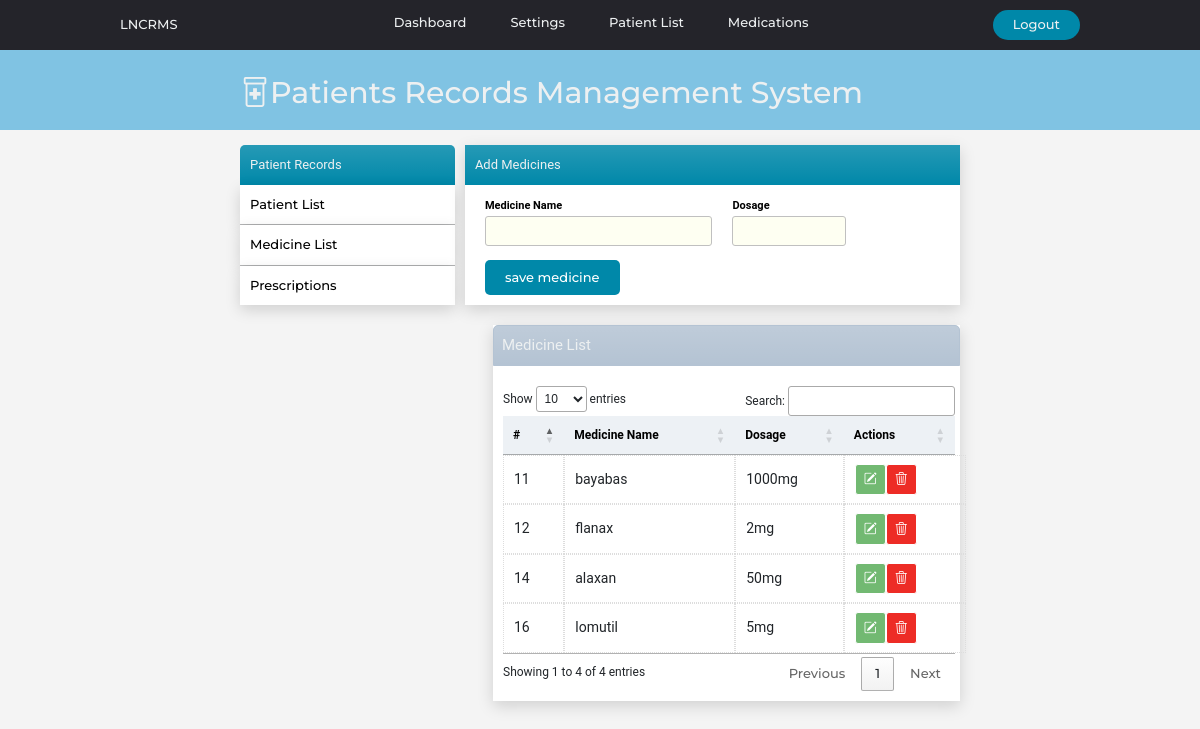
Page /medications/ on the earlier database version.
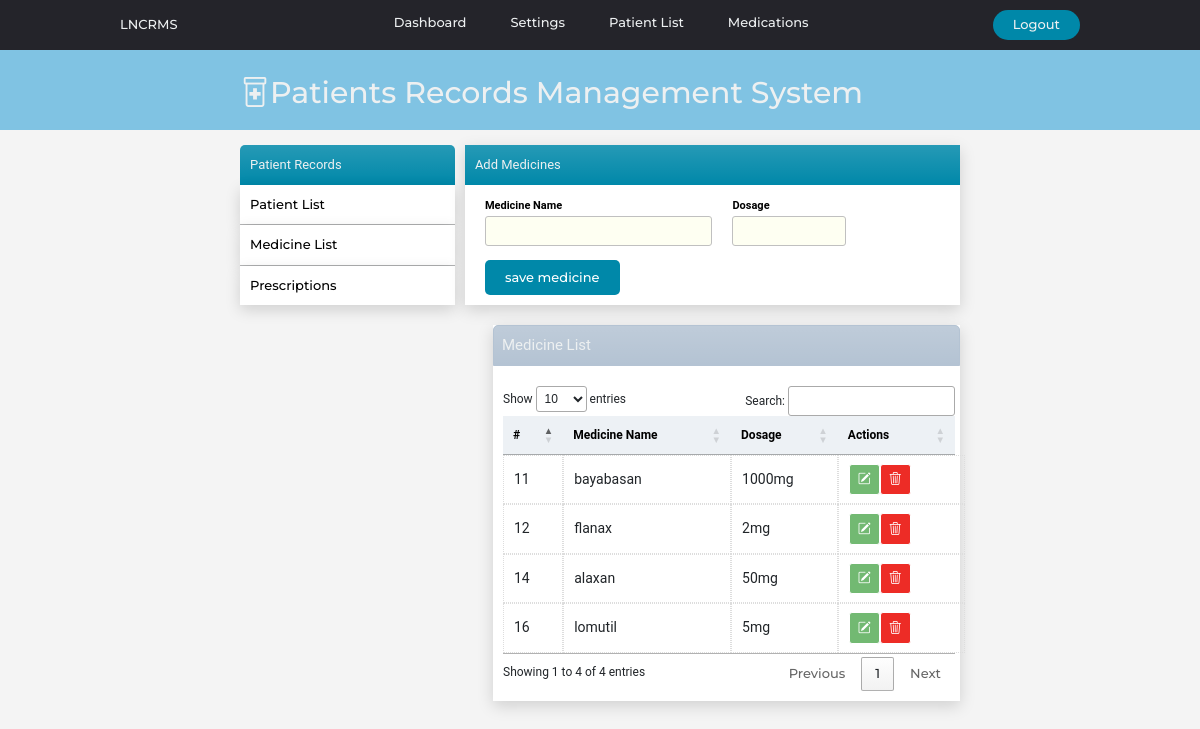
Same page on the later database version.
### website/models.py (models this page shows)
class Medicinelist(models.Model):
    created_at = models.DateTimeField(auto_now_add=True)
    medicine_name = models.CharField(max_length=100)
    dosage = models.CharField(max_length=50)

### website/views.py (the view, shortened to what this page needs)
# urls.py: path('medications/',views.medications, name='medications'),
def medications(request,pk=''):
    medicinedata ={'medicinedata': Medicinelist.objects.all()}
    return render(request, 'medications.html',medicinedata)

### website/templates/medications.html (shortened to what this page needs)
{% extends 'index.html' %}
{% block content%}
<div class="container1">
  {% include "sidemenu.html" %}
  <div class="reg-area">
    <form method="POST">
    <div class="title-form bg-gradient">Add Medicines</div>
    <div class="reg-row">
        <div class="medicine-col">
          <label class="reg-label">Medicine Name</label><br />
          <input class="medicine-input" name="medname" required />
        </div>
        <div class="medicine-col">
          <label class="reg-label">Dosage</label><br />
          <input class="medicine-input" name="dosage" style="width: 50%;" required/>
        </div>
    </div>
    <div class="reg-row">
        <div class="medicine-col">
          <button class="btn-save" type="submit" name="save">save medicine</button>
        </div>
    </div>
  </form>
  </div>
</div>
<div class="container3">
  <div class="table-title bg-gradient">Medicine List</div>
  <div class="table-box">
      <table id="medicine-table" class="medicine-tables">
        <thead >
          <th>#</th>
          <th>Medicine Name</th>
          <th>Dosage</th>
          <th>Actions</th>
        </thead>
        <tbody>
          {% for meds in medicinedata %}
          <tr>
            <td name="medID">{{meds.id}}</td>
            <td>{{meds.medicine_name}}</td>
            <td>{{meds.dosage}}</td>
            <td id="actions_cell">
              <button name="updatedetails" type='submit' value="{{meds.id}}" id="link-edit"><i class="bi bi-pencil-square" data-bs-toggle="modal" data-bs-target="#{{meds.id}}"></i></button>
              <form action="{% url "medications" meds.id %}" method="POST">
              <button name="delete" type='submit' value="{{meds.id}}" id="link-delete"><i class="bi bi-trash3"></i></button>
              </form>
            </td>
          </tr>
          {% endfor %}
        </tbody>
      </table>
  </div>
</div>
{%endblock%}

Differences in the rows shown:
changed Medicinelist "1000mg": medicine_name "bayabas" → "bayabasan"
